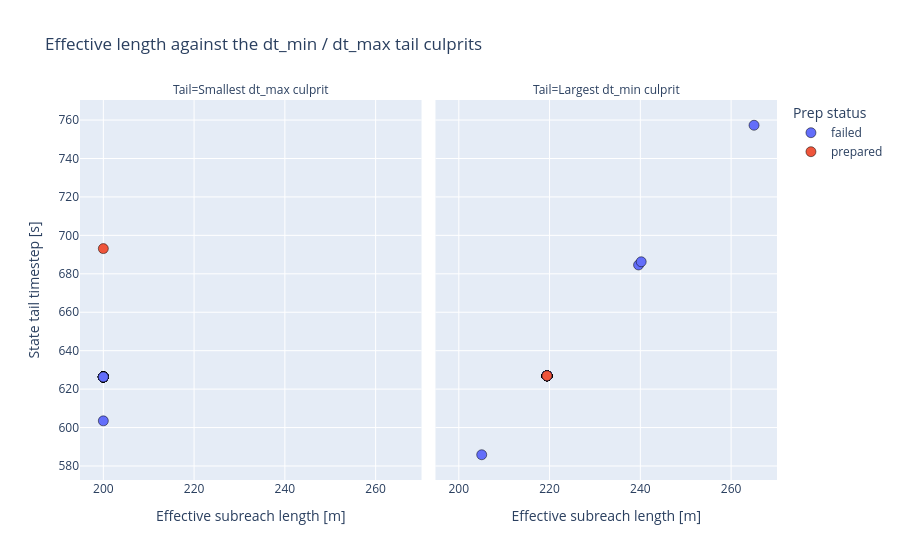

Here is the notebook cell this chart was saved with:
### Markdown cell above
## Effective Length vs Both Tails

### Code cell
fig = plot_timestep_tail_suite(tail_df)
fig.show()

### Figure 1 — Plotly figure (JSON) as saved in the notebook; plotly's stock layout.template omitted (floating-point values rounded to 4 significant figures; data arrays with more than 128 entries replaced by an {"elided": "..."} marker saying what was removed)
{"data": [{"customdata": {"elided": "26x10 mixed values"}, "hovertemplate": "Prep status=failed<br>Tail=Smallest dt_max culprit<br>Effective subreach length [m]=%{x}<br>State tail timestep [s]=%{y}<br>example_id=%{customdata[0]}<br>state_id=%{customdata[1]}<br>parent_link_id=%{customdata[2]}<br>id_link=%{customdata[3]}<br>subreach_index=%{customdata[4]}<br>rapid_k=%{customdata[5]}<br>rapid_celerity_mps=%{customdata[6]}<br>rapid_width_m=%{customdata[7]}<br>rapid_subreach_width_m=%{customdata[8]}<br>slope_used=%{customdata[9]}<extra></extra>", "legendgroup": "failed", "marker": {"color": "#636efa", "line": {"color": "black", "width": 0.5}, "size": 10, "symbol": "circle"}, "mode": "markers", "name": "failed", "orientation": "v", "showlegend": true, "type": "scatter", "x": [200.0, 200.0, 200.0, 200.0, 200.0, 200.0, 200.0, 200.0, 200.0, 200.0, 200.0, 200.0, 200.0, 200.0, 200.0, 200.0, 200.0, 200.0, 200.0, 200.0, 200.0, 200.0, 200.0, 200.0, 200.0, 200.0], "xaxis": "x", "y": [626.3, 626.3, 626.3, 603.5, 626.3, 626.3, 626.3, 626.3, 626.3, 626.3, 626.3, 626.3, 626.3, 626.3, 626.3, 626.3, 626.3, 626.3, 626.3, 626.3, 626.3, 626.3, 626.3, 626.3, 626.3, 626.3], "yaxis": "y"}, {"customdata": {"elided": "26x10 mixed values"}, "hovertemplate": "Prep status=failed<br>Tail=Largest dt_min culprit<br>Effective subreach length [m]=%{x}<br>State tail timestep [s]=%{y}<br>example_id=%{customdata[0]}<br>state_id=%{customdata[1]}<br>parent_link_id=%{customdata[2]}<br>id_link=%{customdata[3]}<br>subreach_index=%{customdata[4]}<br>rapid_k=%{customdata[5]}<br>rapid_celerity_mps=%{customdata[6]}<br>rapid_width_m=%{customdata[7]}<br>rapid_subreach_width_m=%{customdata[8]}<br>slope_used=%{customdata[9]}<extra></extra>", "legendgroup": "failed", "marker": {"color": "#636efa", "line": {"color": "black", "width": 0.5}, "size": 10, "symbol": "circle"}, "mode": "markers", "name": "failed", "orientation": "v", "showlegend": false, "type": "scatter", "x": [219.4, 219.4, 219.4, 219.4, 265.1, 219.4, 219.4, 219.4, 219.4, 219.4, 219.4, 239.6, 219.4, 219.4, 219.4, 219.4, 219.4, 219.4, 240.2, 219.4, 205.0, 219.4, 219.4, 219.4, 219.4, 219.4], "xaxis": "x2", "y": [626.9, 626.9, 626.9, 626.9, 757.3, 626.9, 626.9, 626.9, 626.9, 626.9, 626.9, 684.6, 626.9, 626.9, 626.9, 626.9, 626.9, 626.9, 686.3, 626.9, 585.9, 626.9, 626.9, 626.9, 626.9, 626.9], "yaxis": "y2"}, {"customdata": [["21", "S012_unit_14", 38, 38, 18, 385.1, 0.5194, 1108.0, 1108.0, 0.0007522]], "hovertemplate": "Prep status=prepared<br>Tail=Smallest dt_max culprit<br>Effective subreach length [m]=%{x}<br>State tail timestep [s]=%{y}<br>example_id=%{customdata[0]}<br>state_id=%{customdata[1]}<br>parent_link_id=%{customdata[2]}<br>id_link=%{customdata[3]}<br>subreach_index=%{customdata[4]}<br>rapid_k=%{customdata[5]}<br>rapid_celerity_mps=%{customdata[6]}<br>rapid_width_m=%{customdata[7]}<br>rapid_subreach_width_m=%{customdata[8]}<br>slope_used=%{customdata[9]}<extra></extra>", "legendgroup": "prepared", "marker": {"color": "#EF553B", "line": {"color": "black", "width": 0.5}, "size": 10, "symbol": "circle"}, "mode": "markers", "name": "prepared", "orientation": "v", "showlegend": true, "type": "scatter", "x": [200.0], "xaxis": "x", "y": [693.1], "yaxis": "y"}, {"customdata": [["21", "S012_unit_14", 4, 4, 4, 3135.0, 0.07, 254.4, 254.4, 9.075e-05]], "hovertemplate": "Prep status=prepared<br>Tail=Largest dt_min culprit<br>Effective subreach length [m]=%{x}<br>State tail timestep [s]=%{y}<br>example_id=%{customdata[0]}<br>state_id=%{customdata[1]}<br>parent_link_id=%{customdata[2]}<br>id_link=%{customdata[3]}<br>subreach_index=%{customdata[4]}<br>rapid_k=%{customdata[5]}<br>rapid_celerity_mps=%{customdata[6]}<br>rapid_width_m=%{customdata[7]}<br>rapid_subreach_width_m=%{customdata[8]}<br>slope_used=%{customdata[9]}<extra></extra>", "legendgroup": "prepared", "marker": {"color": "#EF553B", "line": {"color": "black", "width": 0.5}, "size": 10, "symbol": "circle"}, "mode": "markers", "name": "prepared", "orientation": "v", "showlegend": false, "type": "scatter", "x": [219.4], "xaxis": "x2", "y": [626.9], "yaxis": "y2"}], "layout": {"annotations": [{"font": {}, "showarrow": false, "text": "Tail=Smallest dt_max culprit", "x": 0.245, "xanchor": "center", "xref": "paper", "y": 1, "yanchor": "bottom", "yref": "paper"}, {"font": {}, "showarrow": false, "text": "Tail=Largest dt_min culprit", "x": 0.755, "xanchor": "center", "xref": "paper", "y": 1, "yanchor": "bottom", "yref": "paper"}], "legend": {"title": {"text": "Prep status"}, "tracegroupgap": 0}, "title": {"text": "Effective length against the dt_min / dt_max tail culprits"}, "xaxis": {"anchor": "y", "domain": [0, 0.49], "title": {"text": "Effective subreach length [m]"}}, "xaxis2": {"anchor": "y2", "domain": [0.51, 1], "matches": "x", "title": {"text": "Effective subreach length [m]"}}, "yaxis": {"anchor": "x", "domain": [0, 1], "title": {"text": "State tail timestep [s]"}}, "yaxis2": {"anchor": "x2", "domain": [0, 1], "matches": "y", "showticklabels": false}}}
